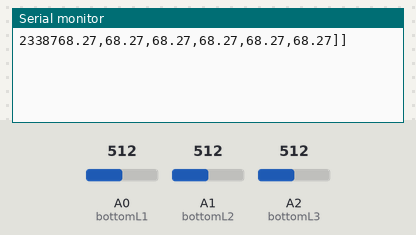
This sketch was run on a simulated Arduino Uno, built with avr-gcc and run on an emulated ATmega328P. On the bench: the last lines printed to the serial monitor. The test bench sets the inputs (shaded band); at power-on: A0 (bottomL1) = 512, A1 (bottomL2) = 512, A2 (bottomL3) = 512.

Above: at 1.2 s.
1.3 s: A0 (bottomL1) set to 716
4.3 s: A1 (bottomL2) set to 716
At 5.6 s:
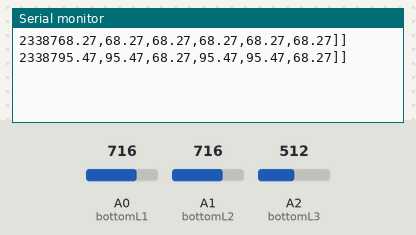
7.3 s: A2 (bottomL3) set to 716
At 10.2 s:
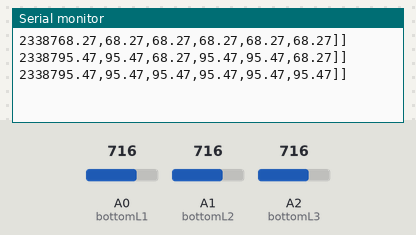
10.3 s: A0 (bottomL1) set to 900
13.3 s: A1 (bottomL2) set to 900
At 15.8 s:
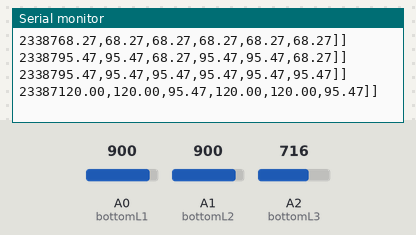
16.3 s: A2 (bottomL3) set to 900
At 20.18 s:
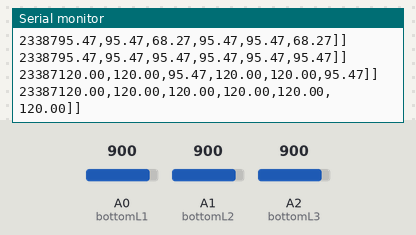
Timing chart, 0 to 20.3 s (numbered marks = the images above; inputs shaded):
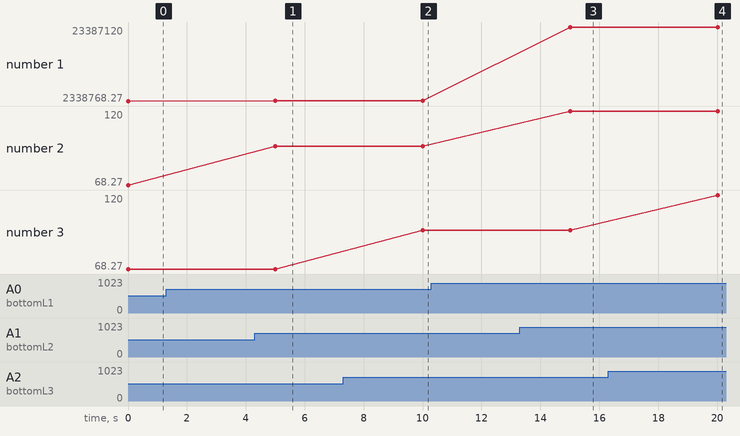

The sketch:

intelligent_notification_system_arduino.ino
```cpp
//Initiate IO
const int bottomL1 = A0;
const int bottomL2 = A1;
const int bottomL3 = A2;
const int sideL1 = A3;
const int sideL2 = A4;
const int sideL3 = A5;

float bottomCurrentL1 = 0;
float bottomCurrentL2 = 0;
float bottomCurrentL3 = 0;
float sideCurrentL1 = 0;
float sideCurrentL2 = 0;
float sideCurrentL3 = 0;


void setup() {
//Serial communication at 9600 baud rate.
Serial.begin(9600);
//Initiate analog pins as inputs for voltage signals.
pinMode(bottomL1, INPUT);
pinMode(bottomL2, INPUT);
pinMode(bottomL3, INPUT);
pinMode(sideL1, INPUT);
pinMode(sideL2, INPUT);
pinMode(sideL3, INPUT);
}

void loop() {
//Here we read the six currents
//We divide by 7.5 in order to match the values with actual amperage
 bottomCurrentL1 = (analogRead(bottomL1) / 7.50);
 bottomCurrentL2 = (analogRead(bottomL2) / 7.50);
 bottomCurrentL3 = (analogRead(bottomL3) / 7.50);
 sideCurrentL1 = (analogRead(bottomL1) / 7.50);
 sideCurrentL2 = (analogRead(bottomL2) / 7.50);
 sideCurrentL3 = (analogRead(bottomL3) / 7.50);

//Here we print out the time, three currents, and alarm status to the serial //monitor in array form. The Pi will use this output as an input to the KNN //model.
 Serial.print('[[');
 Serial.print(bottomCurrentL1);
 Serial.print(",");
 Serial.print(bottomCurrentL2);
 Serial.print(",");
 Serial.print(bottomCurrentL3);
 Serial.print(",");
 Serial.print(sideCurrentL1);
 Serial.print(",");
 Serial.print(sideCurrentL2);
 Serial.print(",");
 Serial.print(sideCurrentL3);
 Serial.println("]]");

 delay(5000);
}//close void loop
```

Measured:
- after the input at 4.3 s, the serial monitor: prints a new line after 0.70 s (image 1)
- after the input at 7.3 s, the serial monitor: prints a new line after 2.7 s (image 2)
- after the input at 13.3 s, the serial monitor: prints a new line after 1.7 s (image 3)
- after the input at 16.3 s, the serial monitor: prints a new line after 3.7 s (image 4)
